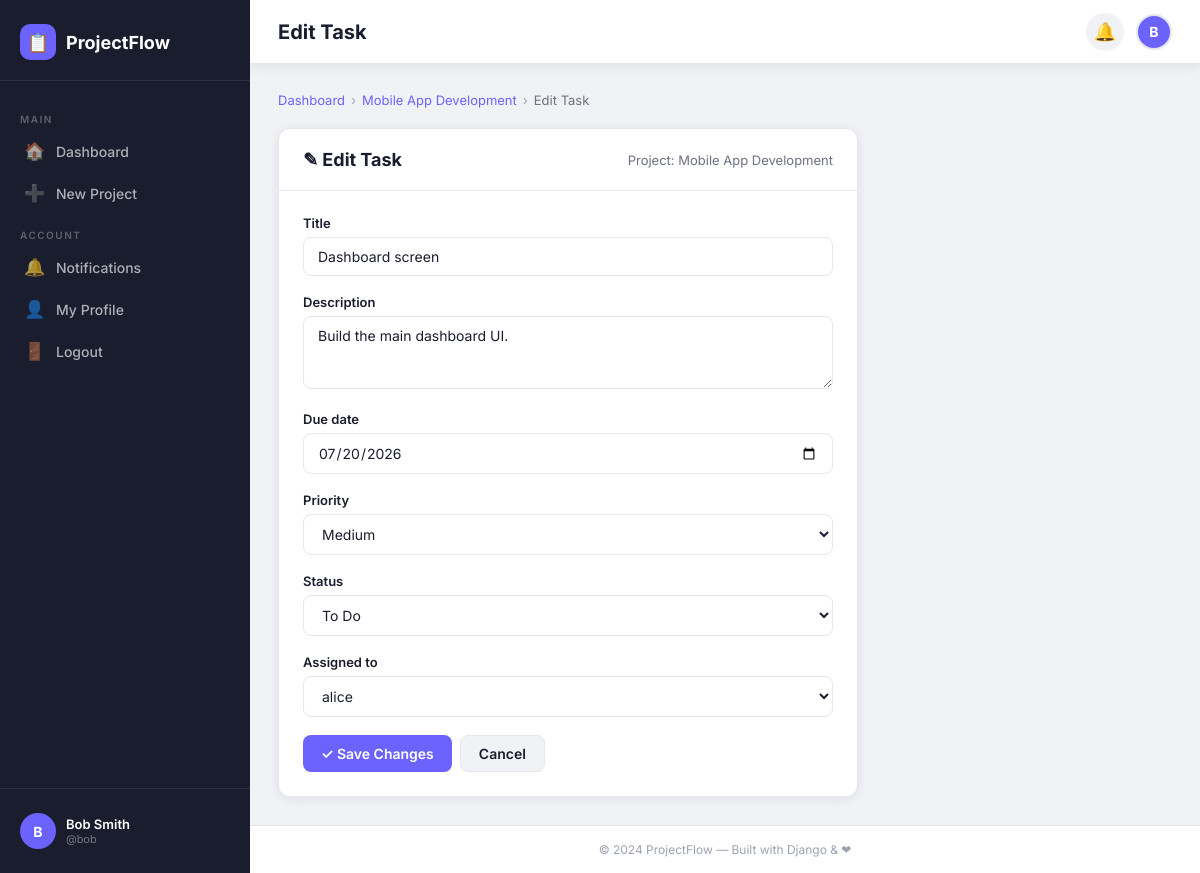
Page /tasks/7/edit/ (signed in) on the committed database.
### projects/models.py (models this page shows, shortened)
class Project(models.Model):
    name = models.CharField(max_length=200)
    description = models.TextField(blank=True)
    owner = models.ForeignKey(User, on_delete=models.CASCADE, related_name='owned_projects')
    created_at = models.DateTimeField(auto_now_add=True)
    updated_at = models.DateTimeField(auto_now=True)
    class Meta:
        ordering = ['-created_at']

### tasks/models.py (models this page shows, shortened)
class Task(models.Model):
    STATUS_CHOICES = [
        ('todo', 'To Do'),
        ('inprogress', 'In Progress'),
        ('done', 'Completed'),
    ]
    PRIORITY_CHOICES = [
        ('low', 'Low'),
        ('medium', 'Medium'),
        ('high', 'High'),
    ]
    project = models.ForeignKey(Project, on_delete=models.CASCADE, related_name='tasks')
    title = models.CharField(max_length=200)
    description = models.TextField(blank=True)
    due_date = models.DateField(null=True, blank=True)
    priority = models.CharField(max_length=10, choices=PRIORITY_CHOICES, default='medium')
    status = models.CharField(max_length=15, choices=STATUS_CHOICES, default='todo')
    assigned_to = models.ForeignKey(
        User, on_delete=models.SET_NULL,
        null=True, blank=True, related_name='assigned_tasks'
    )
    created_by = models.ForeignKey(
        User, on_delete=models.CASCADE, related_name='created_tasks'
    )
    created_at = models.DateTimeField(auto_now_add=True)
    updated_at = models.DateTimeField(auto_now=True)
    class Meta:
        ordering = ['-created_at']

### tasks/views.py (the view)
# urls.py: path('tasks/<int:pk>/edit/', views.task_edit, name='task_edit'),
@login_required
def task_edit(request, pk):
    task = get_object_or_404(Task, pk=pk)
    project = task.project
    if not can_access_project(request.user, project):
        messages.error(request, "You don't have access to this task.")
        return redirect('dashboard')
    old_assigned = task.assigned_to
    if request.method == 'POST':
        form = TaskForm(project, request.POST, instance=task)
        if form.is_valid():
            task = form.save()
            new_assigned = task.assigned_to
            if new_assigned and new_assigned != old_assigned and new_assigned != request.user:
                send_notification(
                    recipient=new_assigned,
                    message=f'{request.user.get_full_name() or request.user.username} assigned you a task: "{task.title}" in project "{project.name}".',
                    task=task
                )
            messages.success(request, 'Task updated successfully!')
            return redirect('task_detail', pk=task.pk)
    else:
        form = TaskForm(project, instance=task)
    return render(request, 'tasks/task_form.html', {
        'form': form,
        'task': task,
        'project': project,
        'action': 'Edit'
    })

### projectmanager/context_processors.py (called while the page is built)
def unread_notifications(request):
    if request.user.is_authenticated:
        count = Notification.objects.filter(recipient=request.user, is_read=False).count()
        return {'unread_count': count}
    return {'unread_count': 0}

### tasks/views.py (called while the page is built)
def can_access_project(user, project):
    is_owner = project.owner == user
    is_member = ProjectMember.objects.filter(project=project, user=user).exists()
    return is_owner or is_member

### templates/tasks/task_form.html (shortened to what this page needs)
{% extends 'base.html' %}
{% block page_title %}{{ action }} Task{% endblock %}
{% block content %}
<div class="breadcrumb">
  <a href="{% url 'dashboard' %}">Dashboard</a>
  <span class="breadcrumb-sep">&#8250;</span>
  <a href="{% url 'project_detail' project.pk %}">{{ project.name }}</a>
  <span class="breadcrumb-sep">&#8250;</span>
  <span>{{ action }} Task</span>
</div>
<div style="max-width:580px;">
  <div class="card">
    <div class="card-header">
      <h2 style="font-size:18px;font-weight:700;">
        {% if action == 'Create' %}&#10133; New Task{% else %}&#9998; Edit Task{% endif %}
      </h2>
      <span style="font-size:13px;color:var(--text-secondary);">Project: {{ project.name }}</span>
    </div>
    <div class="card-body">
      <form method="POST">
        {% for field in form %}
          <div class="form-group">
            <label class="form-label">{{ field.label }}</label>
            {{ field }}
          </div>
        {% endfor %}
        <div class="flex gap-2 mt-3">
          <button type="submit" class="btn btn-primary">
            {% if action == 'Create' %}&#10133; Create Task{% else %}&#10003; Save Changes{% endif %}
          </button>
          {% if task %}
            <a href="{% url 'task_detail' task.pk %}" class="btn btn-secondary">Cancel</a>
          {% else %}
            <a href="{% url 'project_detail' project.pk %}" class="btn btn-secondary">Cancel</a>
          {% endif %}
        </div>
      </form>
    </div>
  </div>
</div>
{% endblock %}

### templates/base.html (shortened to what this page needs)
{% load static %}
<!DOCTYPE html>
<html lang="en">
<head>
  <link rel="stylesheet" href="{% static 'css/style.css' %}">
</head>
<body>
<div class="app-layout">
  <aside class="sidebar" id="sidebar">
    <div class="sidebar-brand">
      <a href="{% url 'dashboard' %}" class="brand-logo">
        <div class="brand-icon">&#128203;</div>
        <span class="brand-name">ProjectFlow</span>
      </a>
    </div>
    <nav class="sidebar-nav">
      <div class="nav-section-title">Main</div>
      <a href="{% url 'dashboard' %}" class="nav-link {% if request.resolver_match.url_name == 'dashboard' %}active{% endif %}">
        <span class="nav-icon">&#127968;</span> Dashboard
      </a>
      <a href="{% url 'project_create' %}" class="nav-link {% if request.resolver_match.url_name == 'project_create' %}active{% endif %}">
        <span class="nav-icon">&#10133;</span> New Project
      </a>
      <div class="nav-section-title">Account</div>
      <a href="{% url 'notifications' %}" class="nav-link {% if request.resolver_match.url_name == 'notifications' %}active{% endif %}">
        <span class="nav-icon">&#128276;</span> Notifications
      </a>
      <a href="{% url 'profile' %}" class="nav-link {% if request.resolver_match.url_name == 'profile' %}active{% endif %}">
        <span class="nav-icon">&#128100;</span> My Profile
      </a>
      <a href="{% url 'logout' %}" class="nav-link">
        <span class="nav-icon">&#128682;</span> Logout
      </a>
    </nav>
    <div class="sidebar-footer">
      <div class="user-info-sidebar">
        <div class="user-avatar">
          {% if request.user.profile.avatar %}
            <img src="{{ request.user.profile.avatar.url }}" alt="avatar">
          {% else %}
            {{ request.user.username|first|upper }}
          {% endif %}
        </div>
        <div class="user-meta">
          <div class="user-name">{{ request.user.get_full_name|default:request.user.username }}</div>
          <div class="user-role">@{{ request.user.username }}</div>
        </div>
      </div>
    </div>
  </aside>
  <div class="main-content">
    <header class="navbar">
      <div class="navbar-left">
        <span class="page-title">{% block page_title %}Dashboard{% endblock %}</span>
      </div>
      <div class="navbar-right">
        <a href="{% url 'notifications' %}" class="notif-btn">
          &#128276;
        </a>
        <a href="{% url 'profile' %}" class="user-avatar" style="border:2px solid var(--border);">
          {% if request.user.profile.avatar %}
            <img src="{{ request.user.profile.avatar.url }}" alt="avatar">
          {% else %}
            {{ request.user.username|first|upper }}
          {% endif %}
        </a>
      </div>
    </header>
    <main class="page-content fade-in">
      {% block content %}{% endblock %}
    </main>
    <footer class="footer">
      &copy; 2024 ProjectFlow &mdash; Built with Django &amp; &#10084;
    </footer>
  </div>
</div>
</body>
</html>

### rows in the picture
Project: name "Mobile App Development"
Task: form "Dashboard screen" "Build the main dashboard UI." "07/20/2026" "Medium" "To Do" "alice"

### other values in the picture
{{ request.user.username|first|upper }} "B"
{{ request.user.get_full_name|default:request.user.username }} "Bob Smith"
{{ request.user.username }} "bob"
{{ action }} "Edit"
{{ field.label }} "Title" "Description" "Due date" "Priority" "Status" "Assigned to"
